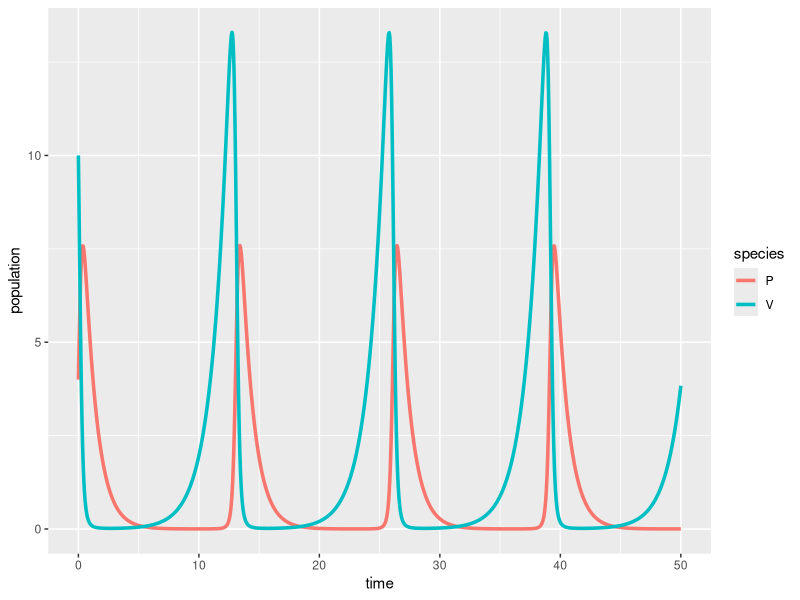

Write the R code that produced this figure.
## ---- chunk 1
#| message: false
#| warning: false
# load libraries ----
library(tidyverse)
library(deSolve)
library(kableExtra)
## ---- chunk 2
# Create a sequence of times (days) ----
time <- seq(from = 0, to = 50, by = 0.05)

# Set some parameter values (these can change - keep it in mind) ----
parameters <- c(r = .75, alpha = 0.8, beta = 0.5, q = 1)

# Set the initial condition (prey and predator populations at t = 0) ----
# Recall: V = prey, P = predator
init_cond <- c(V = 10, P = 4)

# Prepare the series of differential equations as a function ----
lv_equations <- function(time, init_cond, parameters) {
  with(as.list(c(init_cond, parameters)), {
    dVdt = r * V - alpha * V * P
    dPdt = beta * V * P - q * P
    return(list(c(dVdt, dPdt)))
  })
}

# Find the approximate the solution using `deSolve::ode()` ----
approx_lv <- ode(y = init_cond, times = time, func = lv_equations, parms = parameters)

# Check the class ----
class(approx_lv)

# We really want this to be a data frame, AND we want both prey (V) and predator (P) to be in the same column -- we'll learn why in EDS 221 (tidy data) ----
approx_lk_df <- data.frame(approx_lv) |> 
  pivot_longer(cols = c(V, P), names_to = "species", values_to = "population")

# Plot it ----
ggplot(data = approx_lk_df, aes(x = time, y = population)) +
  geom_line(aes(color = species), linewidth = 1.2)
